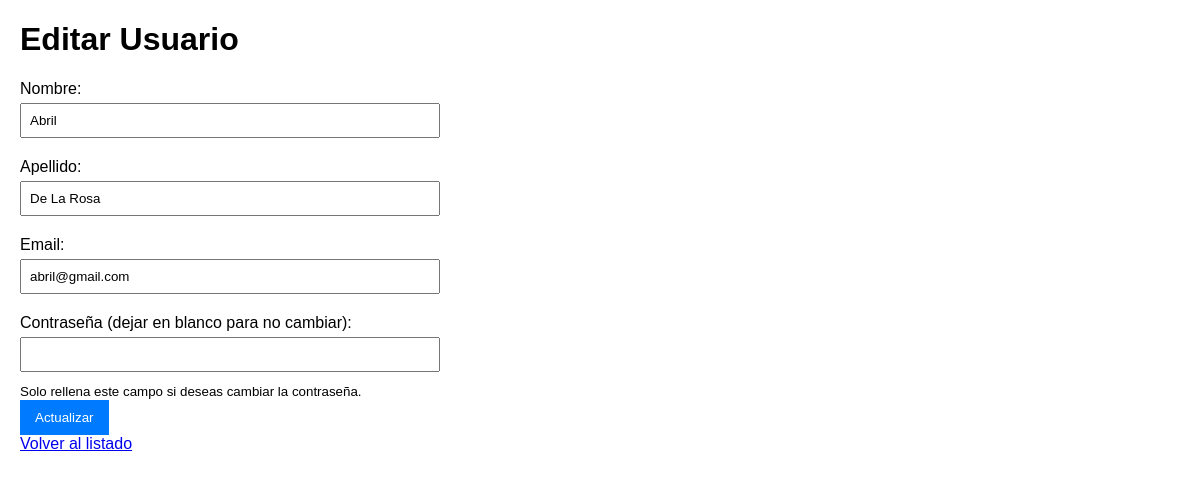
The page /editar/2/ on the database its author committed.
### app_usuario/models.py (models this page shows, shortened)
class Usuario(models.Model):
    id_usuario = models.AutoField(primary_key=True)
    nombre = models.CharField(max_length=100)
    apellido = models.CharField(max_length=100)
    email = models.EmailField(unique=True)
    contrasena = models.CharField(max_length=128)
    fecha_registro = models.DateTimeField(auto_now_add=True)

### app_usuario/views.py (the view, shortened to what this page needs)
# urls.py: path('editar/<int:id_usuario>/', views.editar_usuario, name='editar_usuario'),
def editar_usuario(request, id_usuario):
    usuario = get_object_or_404(Usuario, id_usuario=id_usuario)
    return render(request, 'editar_usuario.html', {'usuario': usuario})

### app_usuario/templates/editar_usuario.html (shortened to what this page needs)
<!DOCTYPE html>
<html lang="es">
<head>
</head>
<body>
    <h1>Editar Usuario</h1>
    <form method="post">
        <label for="nombre">Nombre:</label>
        <input type="text" id="nombre" name="nombre" value="{{ usuario.nombre }}" required>
        <label for="apellido">Apellido:</label>
        <input type="text" id="apellido" name="apellido" value="{{ usuario.apellido }}" required>
        <label for="email">Email:</label>
        <input type="email" id="email" name="email" value="{{ usuario.email }}" required>
        <label for="contrasena">Contraseña (dejar en blanco para no cambiar):</label>
        <input type="password" id="contrasena" name="contrasena">
        <small>Solo rellena este campo si deseas cambiar la contraseña.</small>
        <button type="submit">Actualizar</button>
    </form>
    <a href="{% url 'listar_usuarios' %}">Volver al listado</a>
</body>
</html>

### app_usuario/templates/editar_usuario.html (style rules this page uses)
body { font-family: Arial, sans-serif; margin: 20px; }
form { max-width: 400px; }
label { display: block; margin: 10px 0 5px; }
input[type="text"], input[type="email"], input[type="password"] { width: 100%; padding: 8px; margin-bottom: 10px; }
button { background-color: #007BFF; color: white; padding: 10px 15px; border: none; cursor: pointer; }

### rows shown on the page
Usuario: nombre "Abril", apellido "De La Rosa", email "abril@gmail.com"
